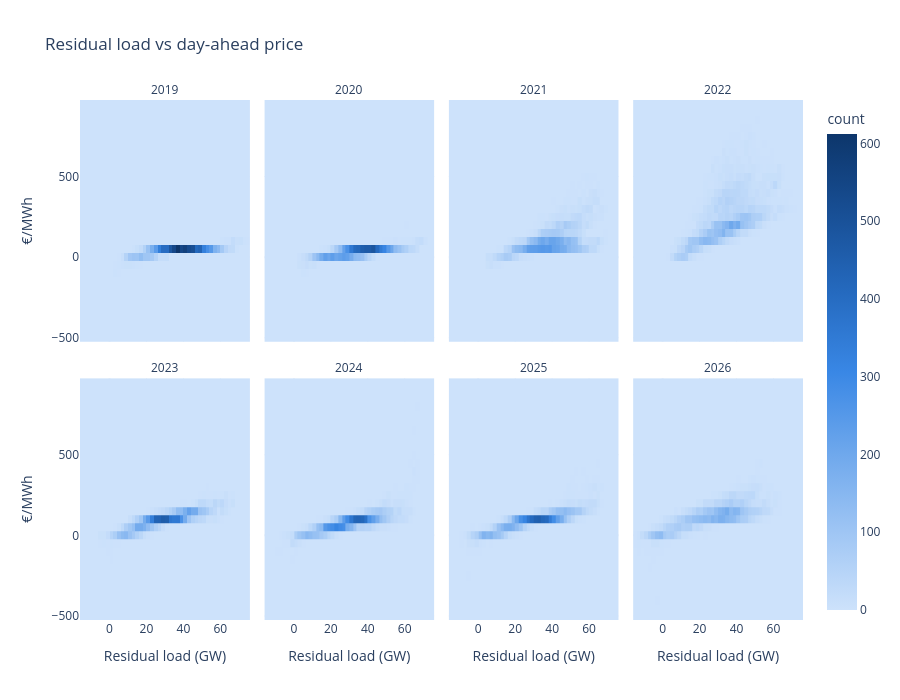

The notebook cell saved with this chart:
### Markdown cell above
## Merit order: residual load vs price

### Code cell
plots.merit_order(df).update_layout(height=700)

### Figure 1 — Plotly figure (JSON) as saved in the notebook; plotly's stock layout.template omitted (floating-point values rounded to 4 significant figures; data arrays with more than 128 entries replaced by an {"elided": "..."} marker saying what was removed)
{"data": [{"coloraxis": "coloraxis", "hovertemplate": "=2019<br>Residual load (GW)=%{x}<br>€/MWh=%{y}<br>count=%{z}<extra></extra>", "name": "", "nbinsx": 50, "nbinsy": 60, "type": "histogram2d", "x": {"elided": "8759 float values"}, "xaxis": "x5", "xbingroup": "x", "y": {"elided": "8759 float values"}, "yaxis": "y5", "ybingroup": "y"}, {"coloraxis": "coloraxis", "hovertemplate": "=2020<br>Residual load (GW)=%{x}<br>€/MWh=%{y}<br>count=%{z}<extra></extra>", "name": "", "nbinsx": 50, "nbinsy": 60, "type": "histogram2d", "x": {"elided": "8784 float values"}, "xaxis": "x6", "xbingroup": "x", "y": {"elided": "8784 float values"}, "yaxis": "y6", "ybingroup": "y"}, {"coloraxis": "coloraxis", "hovertemplate": "=2021<br>Residual load (GW)=%{x}<br>€/MWh=%{y}<br>count=%{z}<extra></extra>", "name": "", "nbinsx": 50, "nbinsy": 60, "type": "histogram2d", "x": {"elided": "8760 float values"}, "xaxis": "x7", "xbingroup": "x", "y": {"elided": "8760 float values"}, "yaxis": "y7", "ybingroup": "y"}, {"coloraxis": "coloraxis", "hovertemplate": "=2022<br>Residual load (GW)=%{x}<br>€/MWh=%{y}<br>count=%{z}<extra></extra>", "name": "", "nbinsx": 50, "nbinsy": 60, "type": "histogram2d", "x": {"elided": "8760 float values"}, "xaxis": "x8", "xbingroup": "x", "y": {"elided": "8760 float values"}, "yaxis": "y8", "ybingroup": "y"}, {"coloraxis": "coloraxis", "hovertemplate": "=2023<br>Residual load (GW)=%{x}<br>€/MWh=%{y}<br>count=%{z}<extra></extra>", "name": "", "nbinsx": 50, "nbinsy": 60, "type": "histogram2d", "x": {"elided": "8760 float values"}, "xaxis": "x", "xbingroup": "x", "y": {"elided": "8760 float values"}, "yaxis": "y", "ybingroup": "y"}, {"coloraxis": "coloraxis", "hovertemplate": "=2024<br>Residual load (GW)=%{x}<br>€/MWh=%{y}<br>count=%{z}<extra></extra>", "name": "", "nbinsx": 50, "nbinsy": 60, "type": "histogram2d", "x": {"elided": "8784 float values"}, "xaxis": "x2", "xbingroup": "x", "y": {"elided": "8784 float values"}, "yaxis": "y2", "ybingroup": "y"}, {"coloraxis": "coloraxis", "hovertemplate": "=2025<br>Residual load (GW)=%{x}<br>€/MWh=%{y}<br>count=%{z}<extra></extra>", "name": "", "nbinsx": 50, "nbinsy": 60, "type": "histogram2d", "x": {"elided": "8760 float values"}, "xaxis": "x3", "xbingroup": "x", "y": {"elided": "8760 float values"}, "yaxis": "y3", "ybingroup": "y"}, {"coloraxis": "coloraxis", "hovertemplate": "=2026<br>Residual load (GW)=%{x}<br>€/MWh=%{y}<br>count=%{z}<extra></extra>", "name": "", "nbinsx": 50, "nbinsy": 60, "type": "histogram2d", "x": {"elided": "7466 float values"}, "xaxis": "x4", "xbingroup": "x", "y": {"elided": "7466 float values"}, "yaxis": "y4", "ybingroup": "y"}], "layout": {"annotations": [{"font": {}, "showarrow": false, "text": "2023", "x": 0.1175, "xanchor": "center", "xref": "paper", "y": 0.465, "yanchor": "bottom", "yref": "paper"}, {"font": {}, "showarrow": false, "text": "2024", "x": 0.3725, "xanchor": "center", "xref": "paper", "y": 0.465, "yanchor": "bottom", "yref": "paper"}, {"font": {}, "showarrow": false, "text": "2025", "x": 0.6275, "xanchor": "center", "xref": "paper", "y": 0.465, "yanchor": "bottom", "yref": "paper"}, {"font": {}, "showarrow": false, "text": "2026", "x": 0.8825, "xanchor": "center", "xref": "paper", "y": 0.465, "yanchor": "bottom", "yref": "paper"}, {"font": {}, "showarrow": false, "text": "2019", "x": 0.1175, "xanchor": "center", "xref": "paper", "y": 1.0, "yanchor": "bottom", "yref": "paper"}, {"font": {}, "showarrow": false, "text": "2020", "x": 0.3725, "xanchor": "center", "xref": "paper", "y": 1.0, "yanchor": "bottom", "yref": "paper"}, {"font": {}, "showarrow": false, "text": "2021", "x": 0.6275, "xanchor": "center", "xref": "paper", "y": 1.0, "yanchor": "bottom", "yref": "paper"}, {"font": {}, "showarrow": false, "text": "2022", "x": 0.8825, "xanchor": "center", "xref": "paper", "y": 1.0, "yanchor": "bottom", "yref": "paper"}], "coloraxis": {"autocolorscale": false, "colorbar": {"title": {"text": "count"}}, "colorscale": [[0, "#cde2fb"], [0.1667, "#9ec5f4"], [0.3333, "#6da7ec"], [0.5, "#3987e5"], [0.6667, "#256abf"], [0.8333, "#184f95"], [1, "#0d366b"]]}, "height": 700, "legend": {"tracegroupgap": 0}, "title": {"text": "Residual load vs day-ahead price"}, "xaxis": {"anchor": "y", "domain": [0, 0.235], "title": {"text": "Residual load (GW)"}}, "xaxis2": {"anchor": "y2", "domain": [0.255, 0.49], "matches": "x", "title": {"text": "Residual load (GW)"}}, "xaxis3": {"anchor": "y3", "domain": [0.51, 0.745], "matches": "x", "title": {"text": "Residual load (GW)"}}, "xaxis4": {"anchor": "y4", "domain": [0.765, 1.0], "matches": "x", "title": {"text": "Residual load (GW)"}}, "xaxis5": {"anchor": "y5", "domain": [0, 0.235], "matches": "x", "showticklabels": false}, "xaxis6": {"anchor": "y6", "domain": [0.255, 0.49], "matches": "x", "showticklabels": false}, "xaxis7": {"anchor": "y7", "domain": [0.51, 0.745], "matches": "x", "showticklabels": false}, "xaxis8": {"anchor": "y8", "domain": [0.765, 1.0], "matches": "x", "showticklabels": false}, "yaxis": {"anchor": "x", "domain": [0, 0.465], "title": {"text": "€/MWh"}}, "yaxis2": {"anchor": "x2", "domain": [0, 0.465], "matches": "y", "showticklabels": false}, "yaxis3": {"anchor": "x3", "domain": [0, 0.465], "matches": "y", "showticklabels": false}, "yaxis4": {"anchor": "x4", "domain": [0, 0.465], "matches": "y", "showticklabels": false}, "yaxis5": {"anchor": "x5", "domain": [0.535, 1.0], "matches": "y", "title": {"text": "€/MWh"}}, "yaxis6": {"anchor": "x6", "domain": [0.535, 1.0], "matches": "y", "showticklabels": false}, "yaxis7": {"anchor": "x7", "domain": [0.535, 1.0], "matches": "y", "showticklabels": false}, "yaxis8": {"anchor": "x8", "domain": [0.535, 1.0], "matches": "y", "showticklabels": false}}}
